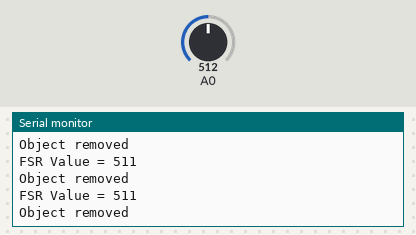
Simulated run of this sketch. Board: Arduino Mega 2560, built with avr-gcc and run on an emulated ATmega2560. Shown: the last lines printed to the serial monitor. Inputs (shaded band) come from the test bench; at power-on: A0 = 512.

Above: at 1.3 s.
1.4 s: A0 set to 490
At 1.82 s:
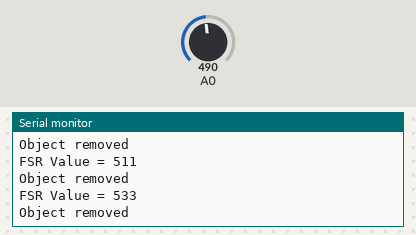
2.9 s: A0 set to 510
At 3.32 s:
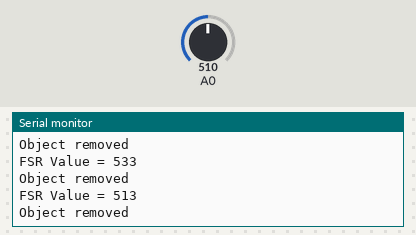
Timing chart, 0 to 5.9 s (numbered marks = the images above; inputs shaded):
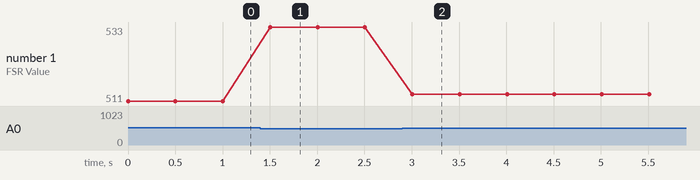

Measured:
- after the input at 1.4 s, the serial monitor: prints a new line after 0.10 s (image 1)
- after the input at 2.9 s, the serial monitor: prints a new line after 0.11 s (image 2)
- plotted number 1: 511 → 533 after the input at 1.4 s, 533 → 513 after the input at 2.9 s

The sketch:

ThinFilmSensorTest.ino
```cpp
int FSR;

void setup() {
  Serial.begin(9600);
  Serial1.begin(9600);

}

void loop() {
  FSR = 1023 - analogRead(A0);
  //FSR =analogRead(A0);
  Serial.print("FSR Value = ");
  Serial.println(FSR);
  Serial1.print("FSR Value = ");
  Serial1.println(FSR);

  // Check if the FSR value is below the threshold (500)
  if (FSR  > 500) {
   Serial.println("Object removed");
   Serial1.println("Object removed");
  }

  delay(500);
}
```
